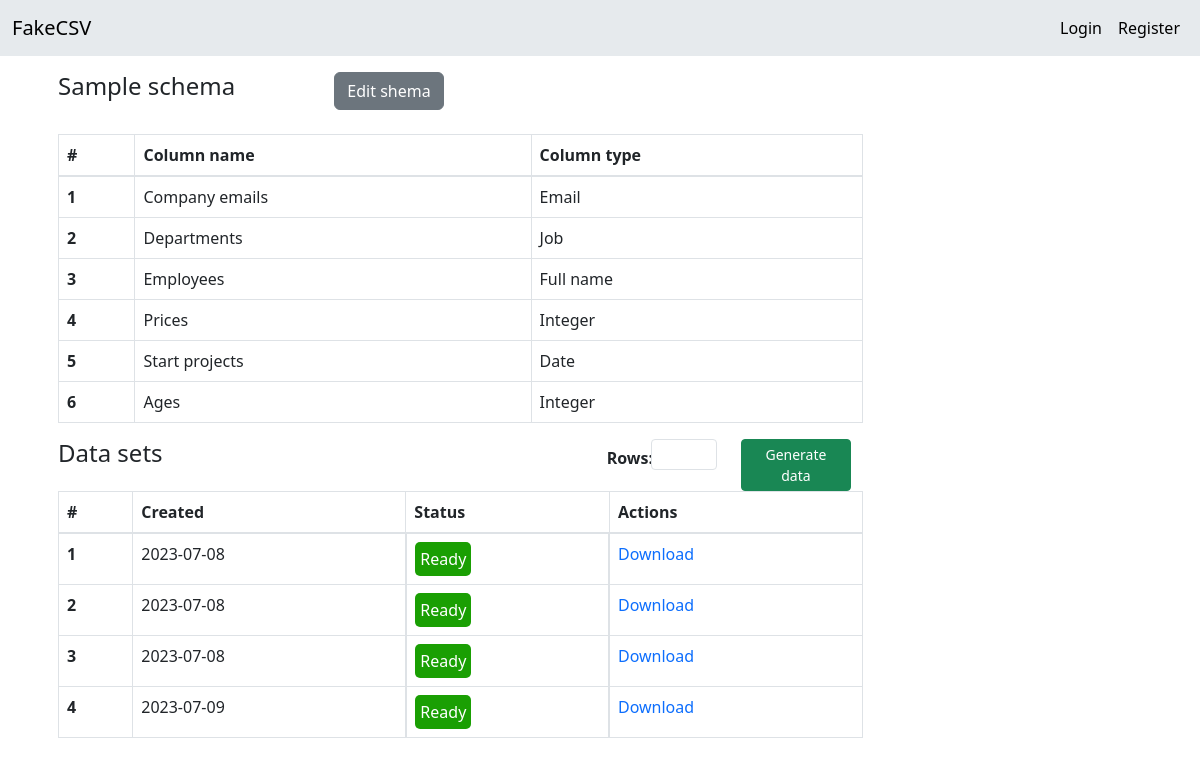
Before: /data-sets/Planeks/ with the older database file.
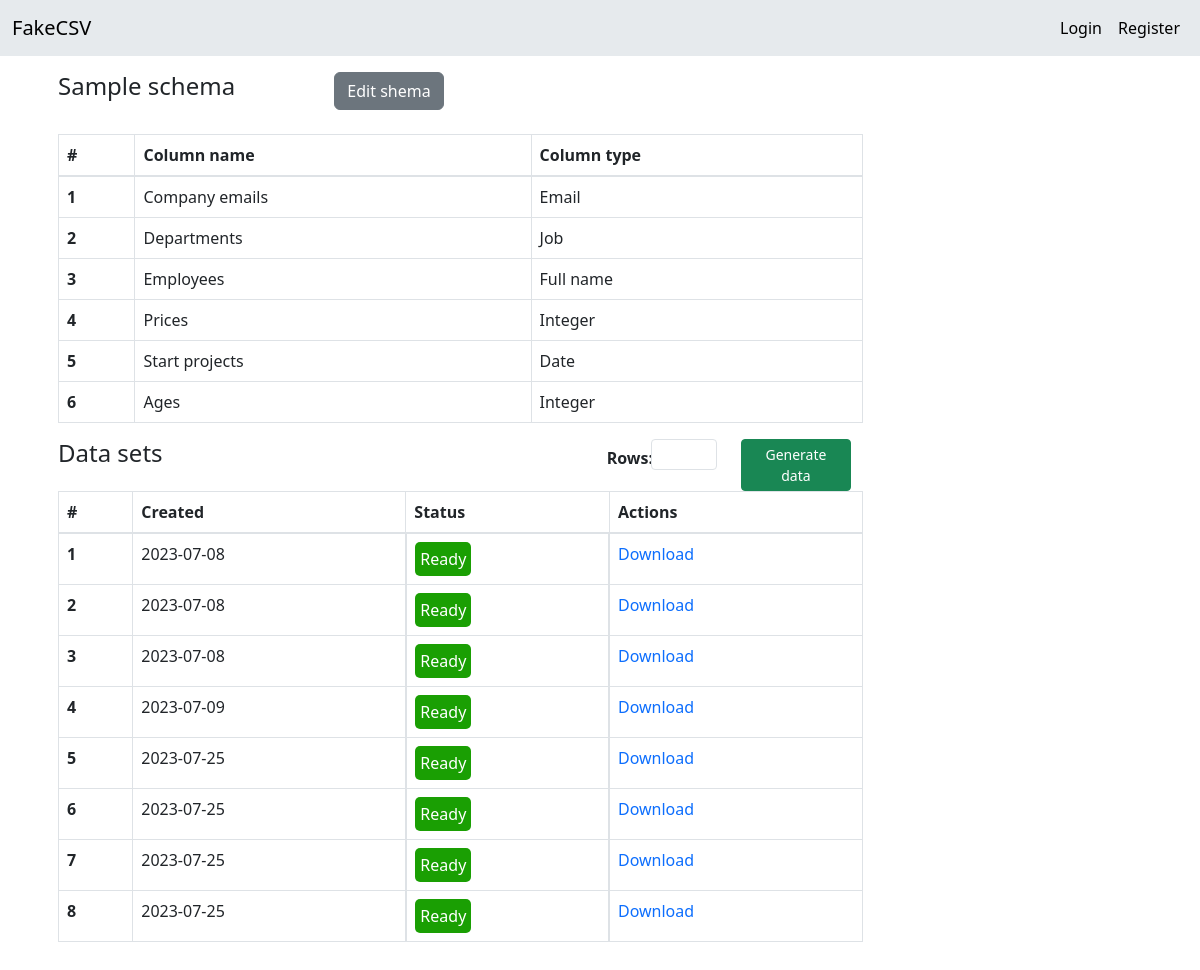
After: the same page with the newer database file.
### CSV_converter/models.py (models this page shows, shortened)
class Column(models.Model):
    name = models.CharField(max_length=255)
    type = models.CharField(
        max_length=255,
        choices=TYPE_CHOICES
    )
    order = models.CharField(max_length=255)
    schema = models.ForeignKey(
        Schema,
        on_delete=models.CASCADE
    )

class File(models.Model):
    name = models.CharField(max_length=255)
    date = models.DateField(auto_now=True)
    schema = models.ForeignKey(
        Schema,
        on_delete=models.CASCADE
    )

### CSV_converter/views.py (the view, shortened to what this page needs)
# urls.py: path('data-sets/<str:name>/', views.DataSetsView.as_view(), name='data_sets'),
class DataSetsView(View):
    template_name = "data_sets.html"
    fake = Faker()
    def get(self, *args, **kwargs):
        name = kwargs.get('name')
        if name:
            schema = get_object_or_404(Schema, name=name)
            columns = schema.column_set.all()
            files = schema.file_set.all()
        else:
            columns = ''
            files = ''
        return render(self.request, self.template_name, {"schema_name": schema.name, "columns": columns, "files": files})

### CSV_converter/templates/data_sets.html (shortened to what this page needs)
{% extends 'base.html' %}
{% load static %}
{% block css %}
<link rel="preload" as="style" href="{% static 'css/data_sets.css' %}" onload="this.rel = 'stylesheet'"/>
{% endblock %}
{% block content %}
<div class="col-sm-9 p-3">
  <form method="post">
    <div class="row justify-content-start">
      <div class="col-4">
        <h4>Sample schema</h4>
      </div>
      <div class="col-4">
        <a role="button" href="{% url 'edit_schema' name=schema_name %}" class="btn btn-secondary">Edit shema</a>
      </div>
    </div>
    <br>
    <table class="table table-bordered">
      <thead>
        <tr>
          <th scope="col">#</th>
          <th scope="col">Column name</th>
          <th scope="col">Column type</th>
        </tr>
      </thead>
      <tbody>
        {% for column in columns %}
          <tr>
            <th scope="row">{{ forloop.counter }}</th>
            <td>{{ column.name }}</td>
            <td>{{ column.get_type_display }}</td>
          </tr>
        {% endfor %}
      </tbody>
    </table>
    <div class="container text-left">
      <div class="row justify-content-between">
        <div class="col p-0">
          <h4>Data sets</h4>
        </div>
        <div class="col-4">
          <div class="row justify-content-center">
            <div class="col col-lg-2">
              <label for="rows" class="col-form-label"><b>Rows:</b></label>
            </div>
            <div class="col col-lg-4">
              <input type="text" id="rows" name="rows" class="form-control form-control-sm">
            </div>
            <div class="col">
              <button id="generate-data" type="submit" class="btn btn-success btn-sm">Generate data</button>
            </div>
          </div>
        </div>
      </div>
    </div>
    <table id="data-table" class="table table-bordered">
      <thead>
        <tr>
          <th scope="col">#</th>
          <th scope="col">Created</th>
          <th scope="col">Status</th>
          <th scope="col">Actions</th>
        </tr>
      </thead>
      <tbody id="table-body">
        {% for file in files %}
          <tr>
            <th scope="row">{{ forloop.counter }}</th>
            <td>{{ file.date|date:"Y-m-d" }}</td>
            <td class="status-cell" style="display:flex;">
              <div style="background-color: #1a9f03; border-radius: 5px; padding: 5px; color: white;">Ready</div>
            </td>
            <td><a href="/media/{{ file.name }}">Download</a></td>
          </tr>
        {% endfor %}
      </tbody>
    </table>
  </form>
</div>
{% endblock %}

### CSV_converter/templates/base.html (shortened to what this page needs)
<!DOCTYPE html>
<html lang="en">
<head>
    <link rel="stylesheet" href="https://stackpath.bootstrapcdn.com/bootstrap/4.5.0/css/bootstrap.min.css"
>
    <link href="https://cdn.jsdelivr.net/npm/bootstrap@5.3.0/dist/css/bootstrap.min.css" rel="stylesheet">
    {% block css %}
    {% endblock %}
</head>
<body class="override">
  {% include 'partials/_header.html' %}
  <main role="main">
    <div class="container center-content">
      {% block content %}
      {% endblock %}
    </div>
  </main>
</body>
</html>

### CSV_converter/templates/partials/_header.html
<nav class="navbar navbar-expand-lg sticky-top" style="background-color: #e6eaed;" role="navigation">
    <div class="container-fluid">
      <span class="navbar-brand mb-0 h1">FakeCSV</span>
      <div class="collapse navbar-collapse" id="navbarSupportedContent">
        {% if user.is_authenticated %}
        <ul class="navbar-nav me-auto mb-2 mb-lg-0">
          <li class="nav-item">
            <a class="nav-link active" aria-current="page" href="{% url 'data_schemas' %}">Schemas</a>
          </li>
        </ul>
        <ul class="navbar-nav ml-auto">
            <li class="nav-item">
              <a class="nav-link active" aria-current="page" href="{% url 'profile' %}">Hello, {{ user.username }}</a>
            </li>
            <li class="nav-item">
              <a class="nav-link active" aria-current="page" href="{% url 'logout' %}">Logout</a>
            </li>
        </ul>
        {% else %}
        <ul class="navbar-nav ml-auto">
          <li class="nav-item">
            <a class="nav-link active" aria-current="page" href="{% url 'login' %}">Login</a>
          </li>
          <li class="nav-item">
            <a class="nav-link active" aria-current="page" href="{% url 'register' %}">Register</a>
          </li>
        </ul>
        {% endif %}
      </div>
    </div>
</nav>

### CSV_converter/static/css/data_sets.css (style rules this page uses)
a { text-decoration: none; }

Changed rows visible on the page:
added File: date "2023-07-25"
added File: date "2023-07-25"
added File: date "2023-07-25"
added File: date "2023-07-25"
